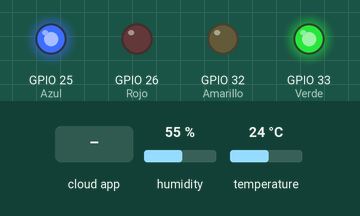
This sketch was run on a simulated ESP32. Parts: output pins drawn as LEDs (lit = HIGH). The test bench sets the inputs (shaded band); at power-on: humidity 55 %, temperature 24 °C. WiFi joins after 1.5 s; servers stay silent unless stated; the ROS host is connected and sends only what is stated; the Firebase database answers and starts empty; what the sketch prints to the serial monitor is not drawn.

Above: at 2.7 s.
2.8 s: the phone or cloud app sets qr to 0
At 3.8 s:
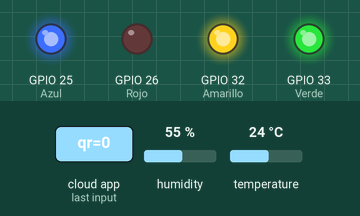
At 6.5 s:
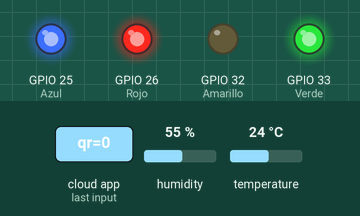
Timing chart, 0 to 8.0 s (numbered marks = the images above; inputs shaded):
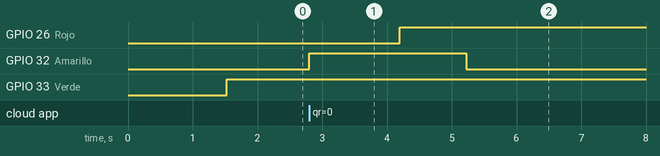

The sketch:

ArchivoFinal.ino
```cpp
#include <WiFi.h>
#include "FirebaseESP32.h"
#include <DHT.h>
#include <ros.h>
#include <ArduinoJson.h>

#include <std_msgs/String.h>


ros::NodeHandle nh;

//Variables
int chk;
float hum;
float temp;
String node;

//Constantes
#define DHTPIN 4
#define DHTTYPE DHT11
DHT dht(DHTPIN, DHTTYPE);

//Credenciales WIFI
#define WIFI_SSID "WOMBAT_WIFI"
#define WIFI_PASSWORD "Wombat_001"

//Credenciales de Firebase
#define FIREBASE_HOST "https://wombat-db-default-rtdb.firebaseio.com/"
#define FIREBASE_AUTH "yOcQrKVx8H0u1DYz0VK6YACESVDfC8v3tjxW40b0"

//Firebase data object
FirebaseData firebaseData;

std_msgs::String back_msg;
ros::Publisher backmsg("backmsg", &back_msg);


void messageCb(const std_msgs::String& js) {
  digitalWrite(32, HIGH);
  StaticJsonDocument<200> doc;
  const char* json = js.data;
  DeserializationError error = deserializeJson(doc, json);
  if (error) {
    Serial.print(F("deserializeJson() failed: "));
    Serial.println(error.f_str());
    return;
  }
  int x = doc["pos"][0];
  int y = doc["pos"][1];

  const char* product  = doc["obj"];
  const char* num = doc["ID"];

  char nodoh[60] = "/Product Categories/";
  strcat(nodoh, product);
  strcat(nodoh, "/");
  strcat(nodoh, num);
  strcat(nodoh, "/Hum");

  char nodot[60] = "/Product Categories/";
  strcat(nodot, product);
  strcat(nodot, "/");
  strcat(nodot, num);
  strcat(nodot, "/Temp");

  char nodox[60] = "/Product Categories/";
  strcat(nodox, product);
  strcat(nodox, "/");
  strcat(nodox, num);
  strcat(nodox, "/X");

  char nodoy[60] = "/Product Categories/";
  strcat(nodoy, product);
  strcat(nodoy, "/");
  strcat(nodoy, num);
  strcat(nodoy, "/Y");

  Firebase.setInt(firebaseData, nodoh, hum);
  Firebase.setInt(firebaseData, nodot, temp);
  Firebase.setInt(firebaseData, nodox, x);
  Firebase.setInt(firebaseData, nodoy, y);

  delay(200);

  char nodotmax[60] = "/Product Categories/";
  strcat(nodotmax, product);
  strcat(nodotmax, "/Temperature/Max");

  char nodotmin[60] = "/Product Categories/";
  strcat(nodotmin, product);
  strcat(nodotmin, "/Temperature/Min");

  char nodohmax[60] = "/Product Categories/";
  strcat(nodohmax, product);
  strcat(nodohmax, "/Humidity/Max");

  char nodohmin[60] = "/Product Categories/";
  strcat(nodohmin, product);
  strcat(nodohmin, "/Humidity/Min");

  int hmin;
  int hmax;
  int tmin;
  int tmax;

  Firebase.getInt(firebaseData, nodohmin);
  hmin = firebaseData.intData();
  Firebase.getInt(firebaseData, nodohmax);
  hmax = firebaseData.intData();
  Firebase.getInt(firebaseData, nodotmin);
  tmin = firebaseData.intData();
  Firebase.getInt(firebaseData, nodotmax);
  tmax = firebaseData.intData();

  if (hum < hmin || hum > hmax) {
    digitalWrite(26, HIGH);
  } else {
    digitalWrite(26, LOW);
  }
  if (temp < tmin || temp > tmax) {
    digitalWrite(26, HIGH);
  } else {
    digitalWrite(26, LOW);
  }

  char hmins[30];
  char hmaxs[30];
  char hs[30];
  char tmins[30];
  char tmaxs[30];
  char ts[30];

  sprintf(hmins, "%d", hmin);
  sprintf(hmaxs, "%d", hmax);
  gcvt(hum, 5, hs);
  sprintf(tmins, "%d", tmin);
  sprintf(tmaxs, "%d", tmax);
  gcvt(temp, 5, ts);

  char final_msg[300] = "{\"Temperature\":[";
  strcat(final_msg, tmins);
  strcat(final_msg, ",");
  strcat(final_msg, tmaxs);
  strcat(final_msg, ",");
  strcat(final_msg, ts);
  strcat(final_msg, "],\"Humidity\":[");
  strcat(final_msg, hmins);;
  strcat(final_msg, ",");
  strcat(final_msg, hmaxs);
  strcat(final_msg, ",");
  strcat(final_msg, hs);
  strcat(final_msg, "]}");

  back_msg.data = final_msg;
  backmsg.publish(&back_msg);

  delay(1000);
}

ros::Subscriber<std_msgs::String> qr("/WOMBAT/vision/qr", &messageCb);

void setup() {
  Serial.begin(57600);
  dht.begin();
  pinMode(32, OUTPUT); //Amarillo
  pinMode(33, OUTPUT); //Verde
  pinMode(25, OUTPUT); //Azul
  pinMode(26, OUTPUT); //Rojo
  Serial.println();

  WiFi.begin(WIFI_SSID, WIFI_PASSWORD);
  Serial.print("Conectando al Wifi");
  while (WiFi.status() != WL_CONNECTED) {
    Serial.print(".");
    digitalWrite(25, LOW);
    delay(300);
  }
  digitalWrite(25, HIGH);
  Serial.println();
  Serial.println("Connected!");

  Firebase.begin(FIREBASE_HOST, FIREBASE_AUTH);
  Firebase.reconnectWiFi(true);

  nh.initNode();
  nh.advertise(backmsg);
  nh.subscribe(qr);
}

void loop() {
  while (!dht.read()) {
    digitalWrite(33, LOW);
    Serial.println("No sensor detected");
  }
  digitalWrite(33, HIGH);
  digitalWrite(32, LOW);
  temp = dht.readTemperature();
  hum = dht.readHumidity();
  nh.spinOnce();
  delay(1);
}
```

Measured:
- after the input at 2.8 s, GPIO 26 (Rojo): LOW → HIGH after 1.4 s; GPIO 32 (Amarillo): LOW → HIGH at once, → LOW 2.4 s later
